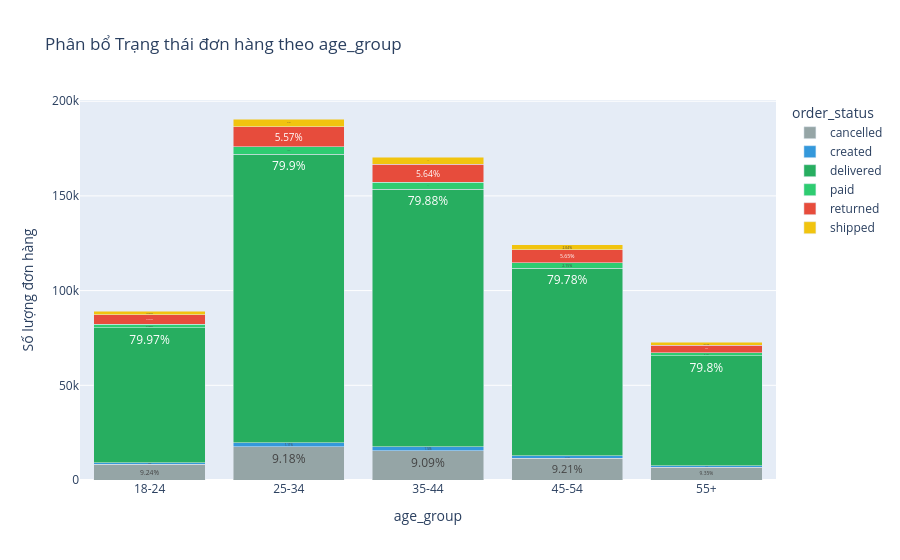
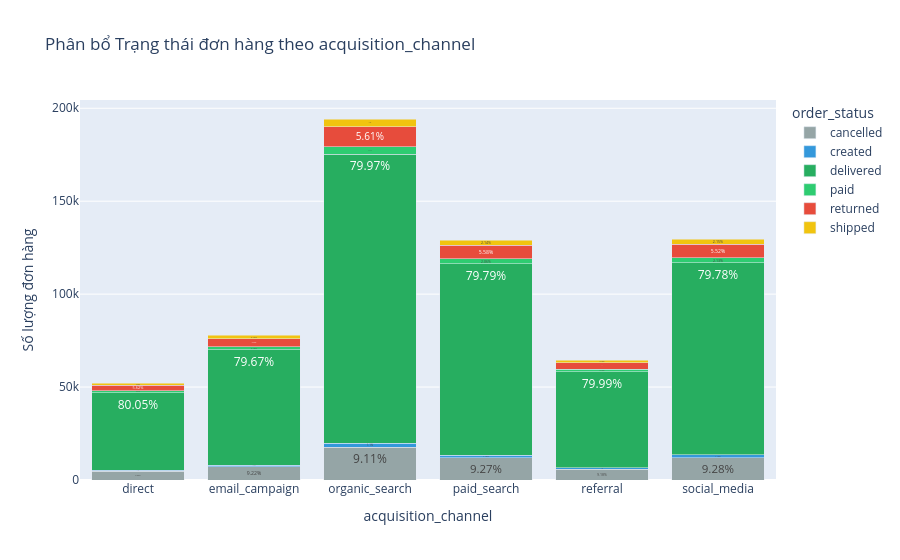

The notebook cell these images were saved under, in order:
### Markdown cell above
## Categories nào mang lại nhiều doanh thu nhất
- SP dòng Streetwear chiếm đến 80.3% doanh thu trong đó thì segment Balance, Everyday, Performance chiếm chủ yếu
- SP dòng Outdoor cũng chiếm tới 14.9% doanh thu và chủ yếu phụ thuộc vào segment Activewear
- Gross profit của Streetwear cao gấp 5 lần các category khác dẫn đến Streetwear là nguồn thu chính của công ty

### Code cell
# --- BƯỚC 1: JOIN DỮ LIỆU ---
# Kết nối customers và orders để lấy thông tin Demographic + Status
df_merged = orders.merge(customers[['customer_id', 'gender', 'age_group', 'acquisition_channel']], 
                         on='customer_id', how='inner')

# --- BƯỚC 2: TỔNG HỢP SỐ LƯỢNG THEO TRẠNG THÁI ---
# Tạo bảng đếm số đơn hàng theo Segment và Status
def plot_status_distribution(df, segment_col):
    # Đếm số lượng đơn hàng
    status_counts = df.groupby([segment_col, 'order_status']).size().reset_index(name='order_count')
    
    # Tính toán tỷ lệ % để so sánh công bằng giữa các nhóm có quy mô khác nhau
    total_by_segment = status_counts.groupby(segment_col)['order_count'].transform('sum')
    status_counts['percentage'] = (status_counts['order_count'] / total_by_segment * 100).round(2)
    
    # Vẽ biểu đồ Stacked Bar
    fig = px.bar(status_counts, 
                 x=segment_col, 
                 y='order_count', 
                 color='order_status',
                 text='percentage', # Hiển thị số % trên thanh
                 title=f'Phân bổ Trạng thái đơn hàng theo {segment_col}',
                 labels={'order_count': 'Số lượng đơn hàng', 'status': 'Trạng thái'},
                 category_orders={"status": ['delivered', 'paid', 'shipped', 'created', 'cancelled', 'returned']},
                 color_discrete_map={
                     'delivered': '#27ae60', # Xanh lá (Thành công)
                     'returned': '#e74c3c',  # Đỏ (Thất bại)
                     'cancelled': '#95a5a6', # Xám (Hủy)
                     'paid': '#2ecc71',
                     'shipped': '#f1c40f',
                     'created': '#3498db'
                 })
    
    fig.update_traces(texttemplate='%{text}%', textposition='inside')
    fig.update_layout(barmode='stack')
    fig.show()

# --- BƯỚC 3: HIỂN THỊ ---
# Bạn có thể gọi hàm cho từng chiều muốn xem
plot_status_distribution(df_merged, 'age_group')
plot_status_distribution(df_merged, 'acquisition_channel')

### Figure 1 — Plotly figure (JSON) as saved in the notebook; plotly's stock layout.template omitted (floating-point values rounded to 4 significant figures)
{"data": [{"hovertemplate": "order_status=cancelled<br>age_group=%{x}<br>Số lượng đơn hàng=%{y}<br>percentage=%{text}<extra></extra>", "legendgroup": "cancelled", "marker": {"color": "#95a5a6", "pattern": {"shape": ""}}, "name": "cancelled", "orientation": "v", "showlegend": true, "text": [9.24, 9.18, 9.09, 9.21, 9.35], "textposition": "inside", "texttemplate": "%{text}%", "type": "bar", "x": ["18-24", "25-34", "35-44", "45-54", "55+"], "xaxis": "x", "y": [8229, 17502, 15490, 11435, 6806], "yaxis": "y"}, {"hovertemplate": "order_status=created<br>age_group=%{x}<br>Số lượng đơn hàng=%{y}<br>percentage=%{text}<extra></extra>", "legendgroup": "created", "marker": {"color": "#3498db", "pattern": {"shape": ""}}, "name": "created", "orientation": "v", "showlegend": true, "text": [1.09, 1.11, 1.14, 1.17, 1.1], "textposition": "inside", "texttemplate": "%{text}%", "type": "bar", "x": ["18-24", "25-34", "35-44", "45-54", "55+"], "xaxis": "x", "y": [969, 2120, 1938, 1448, 800], "yaxis": "y"}, {"hovertemplate": "order_status=delivered<br>age_group=%{x}<br>Số lượng đơn hàng=%{y}<br>percentage=%{text}<extra></extra>", "legendgroup": "delivered", "marker": {"color": "#27ae60", "pattern": {"shape": ""}}, "name": "delivered", "orientation": "v", "showlegend": true, "text": [79.97, 79.9, 79.88, 79.78, 79.8], "textposition": "inside", "texttemplate": "%{text}%", "type": "bar", "x": ["18-24", "25-34", "35-44", "45-54", "55+"], "xaxis": "x", "y": [71217, 152302, 136088, 99043, 58066], "yaxis": "y"}, {"hovertemplate": "order_status=paid<br>age_group=%{x}<br>Số lượng đơn hàng=%{y}<br>percentage=%{text}<extra></extra>", "legendgroup": "paid", "marker": {"color": "#2ecc71", "pattern": {"shape": ""}}, "name": "paid", "orientation": "v", "showlegend": true, "text": [2.08, 2.07, 2.11, 2.15, 2.1], "textposition": "inside", "texttemplate": "%{text}%", "type": "bar", "x": ["18-24", "25-34", "35-44", "45-54", "55+"], "xaxis": "x", "y": [1855, 3941, 3590, 2666, 1525], "yaxis": "y"}, {"hovertemplate": "order_status=returned<br>age_group=%{x}<br>Số lượng đơn hàng=%{y}<br>percentage=%{text}<extra></extra>", "legendgroup": "returned", "marker": {"color": "#e74c3c", "pattern": {"shape": ""}}, "name": "returned", "orientation": "v", "showlegend": true, "text": [5.56, 5.57, 5.64, 5.65, 5.44], "textposition": "inside", "texttemplate": "%{text}%", "type": "bar", "x": ["18-24", "25-34", "35-44", "45-54", "55+"], "xaxis": "x", "y": [4951, 10618, 9605, 7010, 3958], "yaxis": "y"}, {"hovertemplate": "order_status=shipped<br>age_group=%{x}<br>Số lượng đơn hàng=%{y}<br>percentage=%{text}<extra></extra>", "legendgroup": "shipped", "marker": {"color": "#f1c40f", "pattern": {"shape": ""}}, "name": "shipped", "orientation": "v", "showlegend": true, "text": [2.06, 2.17, 2.15, 2.04, 2.21], "textposition": "inside", "texttemplate": "%{text}%", "type": "bar", "x": ["18-24", "25-34", "35-44", "45-54", "55+"], "xaxis": "x", "y": [1836, 4139, 3657, 2536, 1605], "yaxis": "y"}], "layout": {"barmode": "stack", "legend": {"title": {"text": "order_status"}, "tracegroupgap": 0}, "title": {"text": "Phân bổ Trạng thái đơn hàng theo age_group"}, "xaxis": {"anchor": "y", "domain": [0, 1], "title": {"text": "age_group"}}, "yaxis": {"anchor": "x", "domain": [0, 1], "title": {"text": "Số lượng đơn hàng"}}}}

### Figure 2 — Plotly figure (JSON) as saved in the notebook; plotly's stock layout.template omitted (floating-point values rounded to 4 significant figures)
{"data": [{"hovertemplate": "order_status=cancelled<br>acquisition_channel=%{x}<br>Số lượng đơn hàng=%{y}<br>percentage=%{text}<extra></extra>", "legendgroup": "cancelled", "marker": {"color": "#95a5a6", "pattern": {"shape": ""}}, "name": "cancelled", "orientation": "v", "showlegend": true, "text": [9.05, 9.22, 9.11, 9.27, 9.18, 9.28], "textposition": "inside", "texttemplate": "%{text}%", "type": "bar", "x": ["direct", "email_campaign", "organic_search", "paid_search", "referral", "social_media"], "xaxis": "x", "y": [4708, 7169, 17699, 11948, 5918, 12020], "yaxis": "y"}, {"hovertemplate": "order_status=created<br>acquisition_channel=%{x}<br>Số lượng đơn hàng=%{y}<br>percentage=%{text}<extra></extra>", "legendgroup": "created", "marker": {"color": "#3498db", "pattern": {"shape": ""}}, "name": "created", "orientation": "v", "showlegend": true, "text": [1.19, 1.08, 1.1, 1.16, 1.1, 1.13], "textposition": "inside", "texttemplate": "%{text}%", "type": "bar", "x": ["direct", "email_campaign", "organic_search", "paid_search", "referral", "social_media"], "xaxis": "x", "y": [618, 842, 2146, 1499, 707, 1463], "yaxis": "y"}, {"hovertemplate": "order_status=delivered<br>acquisition_channel=%{x}<br>Số lượng đơn hàng=%{y}<br>percentage=%{text}<extra></extra>", "legendgroup": "delivered", "marker": {"color": "#27ae60", "pattern": {"shape": ""}}, "name": "delivered", "orientation": "v", "showlegend": true, "text": [80.05, 79.67, 79.97, 79.79, 79.99, 79.78], "textposition": "inside", "texttemplate": "%{text}%", "type": "bar", "x": ["direct", "email_campaign", "organic_search", "paid_search", "referral", "social_media"], "xaxis": "x", "y": [41642, 61967, 155330, 102896, 51569, 103312], "yaxis": "y"}, {"hovertemplate": "order_status=paid<br>acquisition_channel=%{x}<br>Số lượng đơn hàng=%{y}<br>percentage=%{text}<extra></extra>", "legendgroup": "paid", "marker": {"color": "#2ecc71", "pattern": {"shape": ""}}, "name": "paid", "orientation": "v", "showlegend": true, "text": [2.01, 2.13, 2.11, 2.06, 2.12, 2.13], "textposition": "inside", "texttemplate": "%{text}%", "type": "bar", "x": ["direct", "email_campaign", "organic_search", "paid_search", "referral", "social_media"], "xaxis": "x", "y": [1045, 1656, 4092, 2653, 1367, 2764], "yaxis": "y"}, {"hovertemplate": "order_status=returned<br>acquisition_channel=%{x}<br>Số lượng đơn hàng=%{y}<br>percentage=%{text}<extra></extra>", "legendgroup": "returned", "marker": {"color": "#e74c3c", "pattern": {"shape": ""}}, "name": "returned", "orientation": "v", "showlegend": true, "text": [5.62, 5.73, 5.61, 5.58, 5.47, 5.52], "textposition": "inside", "texttemplate": "%{text}%", "type": "bar", "x": ["direct", "email_campaign", "organic_search", "paid_search", "referral", "social_media"], "xaxis": "x", "y": [2922, 4460, 10888, 7197, 3525, 7150], "yaxis": "y"}, {"hovertemplate": "order_status=shipped<br>acquisition_channel=%{x}<br>Số lượng đơn hàng=%{y}<br>percentage=%{text}<extra></extra>", "legendgroup": "shipped", "marker": {"color": "#f1c40f", "pattern": {"shape": ""}}, "name": "shipped", "orientation": "v", "showlegend": true, "text": [2.08, 2.16, 2.1, 2.14, 2.15, 2.15], "textposition": "inside", "texttemplate": "%{text}%", "type": "bar", "x": ["direct", "email_campaign", "organic_search", "paid_search", "referral", "social_media"], "xaxis": "x", "y": [1084, 1681, 4072, 2760, 1387, 2789], "yaxis": "y"}], "layout": {"barmode": "stack", "legend": {"title": {"text": "order_status"}, "tracegroupgap": 0}, "title": {"text": "Phân bổ Trạng thái đơn hàng theo acquisition_channel"}, "xaxis": {"anchor": "y", "domain": [0, 1], "title": {"text": "acquisition_channel"}}, "yaxis": {"anchor": "x", "domain": [0, 1], "title": {"text": "Số lượng đơn hàng"}}}}
